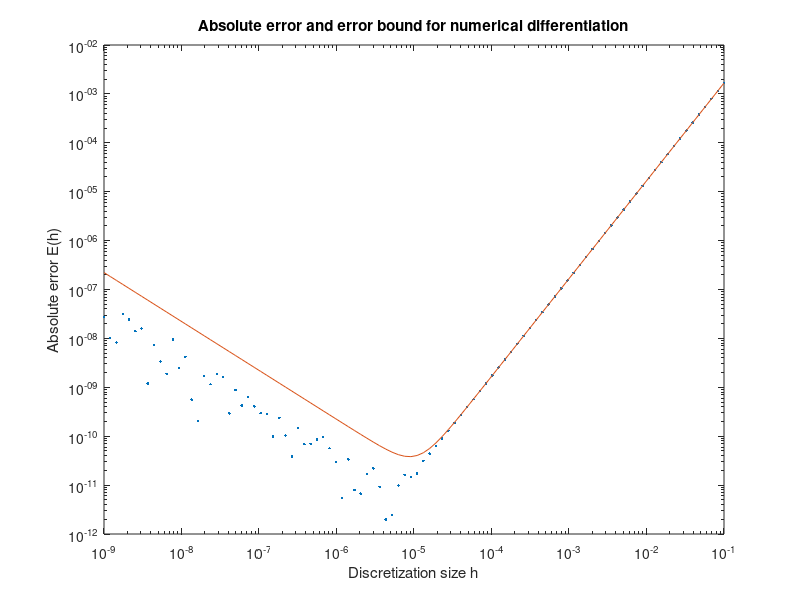

MATLAB code to generate this figure:
function numdiff_analysis

%% Absolute error 

E = @(h) abs(1 - (exp(h)-exp(-h))./(2*h) );

%% Roundoff error

% E_RO = abs(D_h - \bar{D}_h)
%      = abs( (f_h - f_-h)/(2h) - (f_h + e_h - f_-h - e_-h)/(2h) )
%      = abs( e_h - e_-h )/(2h)
% Using triangle inequality:
% E_R0 <= abs(e_h)/(2h) + abs(e_-h)/(2h)   % abs(e_h) ~= abs(e_-h)
%      <= epsilon/h                        % abs(e(x)) <= epsilon for all x

%% Interplay between truncation and roundoff

M = 1; % truncation; M arbitrary, as long as it yields a proper error bound
epsilon = eps;  % roundoff ~ machine precision 
ErrorBound = @(h) h.^2*M/6 + epsilon./h;

%% Plotting results

h = 10.^linspace(-1,-9);
loglog(h,E(h),'.',h,ErrorBound(h),'-')
title('Absolute error and error bound for numerical differentiation')
xlabel('Discretization size h'); ylabel('Absolute error E(h)')

end